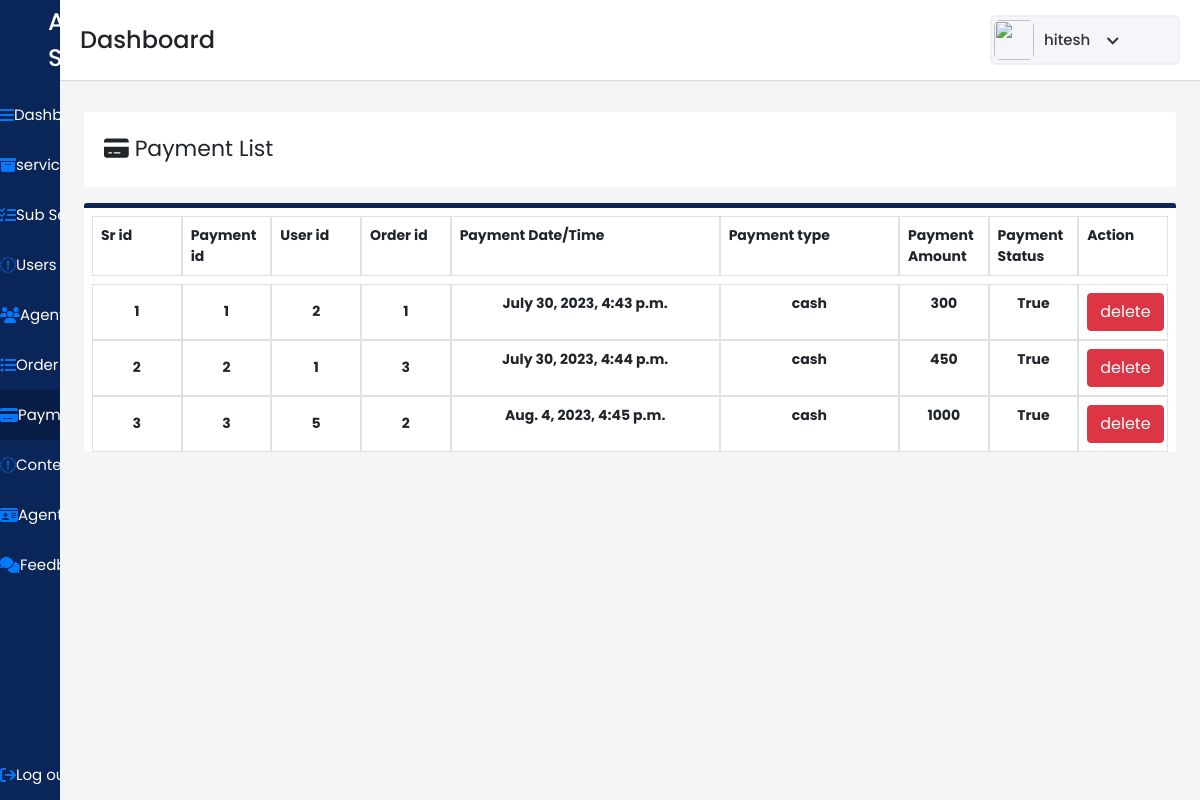
Page /admindash/payment/ (signed in) on the committed database.
### user/models.py (models this page shows)
class Payment(models.Model):
    paymentid=models.IntegerField(primary_key=True)
    userid=models.IntegerField(null=FALSE)
    orderid=models.IntegerField(null=FALSE)
    amount=models.IntegerField()
    paymentdatetime=models.DateTimeField(null=FALSE)
    paymentstutas=models.BooleanField(max_length=5)

### adminpan/views.py (the view)
# urls.py: path('payment/',views.payment,name='payment'),
@login_required(login_url="/login/")
def payment(request):
    allpayment=Payment.objects.all()
    context={'Payments':allpayment}
    return render(request,"payment.html",context)

### adminpan/templates/payment.html (shortened to what this page needs)
{% load static %}
<!DOCTYPE html>
<html lang="en" dir="ltr">
  <head>
    <link rel="stylesheet" href="{% static "./style.css" %}">
   <link href="{% static "https://unpkg.com/boxicons@2.0.7/css/boxicons.min.css" %}" rel='stylesheet'>
    <link rel="stylesheet" href="{% static "path/to/font-awesome/css/font-awesome.min.css"  %}">
    <link href="{% static "https://cdn.jsdelivr.net/npm/bootstrap@5.1.3/dist/css/bootstrap.min.css"  %}" rel="stylesheet">
    <link href="{% static "https://cdn.jsdelivr.net/npm/bootstrap@5.1.3/dist/css/bootstrap.min.css" %}" rel="stylesheet">
    <link rel="stylesheet" href="{% static "./css/bootstrap.min.css" %}">
    <link href="{% static "https://stackpath.bootstrapcdn.com/bootstrap/4.4.1/css/bootstrap.min.css" %}" rel="stylesheet"/>
  </head>
<body>
  <div class="sidebar">
    <div class="logo-details pl-5">
      <span class="logo_name">All in Services</span>
    </div>
      <ul class="nav-links">
        <li>
          <a href={% url 'adminpan' %} >
            <i class="fa fa-bars" aria-hidden="true"></i>
            <span class="links_name">Dashboard</span>
          </a>
        </li>
        <li>
          <a href={% url 'services' %}>
            <i class="fa fa-archive" aria-hidden="true"></i>
            <span class="links_name">services</span>
        </li>
        <li>
          <a href={% url 'subservices' %}>
            <i class="fa fa-tasks" aria-hidden="true"></i>
            <span class="links_name">Sub Service</span>
        </li>
        <li>
          <a href={% url 'users' %}>
            <i class="fa fa-user-o" aria-hidden="true"></i>
            <span class="links_name">Users</span>
        </li>
        <li>
          <a href={% url 'agent' %}>
            <i class="fa fa-users" aria-hidden="true"></i>
            <span class="links_name">Agent</span>
        </li>
        <li>
          <a href={% url 'order' %}>
            <i class="fa fa-list-ul" aria-hidden="true"></i>
            <span class="links_name">Order list</span>
        </li>
        <li>
          <a href={% url 'payment' %} class="active">
            <i class="fa fa-credit-card-alt" aria-hidden="true"></i>
            <span class="links_name">Payment</span>
          </a>
        </li>
        <li>
          <a href={% url 'contectus' %}>
            <i class="fa fa-envelope-o" aria-hidden="true"></i>
            <span class="links_name">Contect Us</span>
        </li>
        <li>
          <a href={% url 'agentkyc' %}>
            <i class="fa fa-id-card" aria-hidden="true"></i>
            <span class="links_name">Agent KYC</span>
        </li>
        <li>
          <a href={% url 'feedback' %}>
            <i class="fa fa-comments" aria-hidden="true"></i>
            <span class="links_name">Feedback</span>
        </li>
        <li class="log_out">
          {% if request.user.is_authenticated %}
          <a href="{% url 'logout' %}" >
            <i class="fa fa-sign-out" aria-hidden="true"></i>
            <span class="links_name">Log out</span>
          </a>
          {% endif %}
        </li>
      </ul>
    </div>
  <section class="home-section">
    <nav>
      <div class="sidebar-button">
        <span class="dashboard">Dashboard</span>
      </div>
      <div class="profile-details">
        <img src={% static "./images/All_in_one2.png" %} alt="">
        <span class="admin_name">{{user.username}}</span>
        <i class='bx bx-chevron-down' ></i>
      </div>
    </nav>
    <section>
      <section id="users" class="p-4" >
          <div class="users mt-5">
            <div class=" user-title">
            <i class="fa fa-credit-card-alt" aria-hidden="true"></i>
                Payment List
            </div>
          </div>
          <div class="user-list mt-3">
            <div class="row m-2">
              <div class="col-md-1 border p-2">
                <b>Sr id</b>
              </div>
              <div class="col-md-1 border p-2">
                <b>Payment id</b>
              </div>
              <div class="col-md-1 border p-2">
                <b>User id</b>
              </div>
              <div class="col-md-1 border p-2">
                <b>Order id</b>
              </div>
              <div class="col-md-3 border p-2">
                <b>Payment Date/Time</b>
              </div>
              <div class="col-md-2 border p-2 ">
                <b>Payment type</b>
              </div>
              <div class="col-md-1 border p-2 ">
                <b>Payment Amount</b>
              </div>
              <div class="col-md-1 border p-2 ">
                <b>Payment Status</b>
              </div>
              <div class="col-md-1 border p-2 ">
                <b>Action</b>
              </div>
            </div>
                <div class="row ml-2 mb-2 mr-2">
                  {% for payment in Payments %}
                  <div class="col-md-1 border p-3 text-center">
                    <b> {{forloop.counter}}</b>
                  </div>
                  <div class="col-md-1 border p-3 text-center">
                    <b> {{payment.paymentid}}</b>
                  </div>
                  <div class="col-md-1 border p-3 text-center">
                    <b> {{payment.userid}}</b>
                  </div>
                  <div class="col-md-1 border p-3 text-center">
                    <b> {{payment.orderid}}</b>
                  </div>
                  <div class="col-md-3 border p-2 text-center">
                    <b> {{payment.paymentdatetime}}</b>
                  </div>
                  <div class="col-md-2 border p-2 text-center">
                    <b>cash</b>
                  </div>
                  <div class="col-md-1 border p-2 text-center">
                    <b> {{payment.amount}}</b>
                  </div>
                  <div class="col-md-1 border p-2 text-center">
                    <b> {{payment.paymentstutas}}</b>
                  </div>
                  <div class="col-md-1 border p-2 text-center">
                    <a href={% url 'deletedatapayment' payment.paymentid %} method="post" class="d-inline">
                      <input type="submit" class="btn btn-danger" value="delete">
                    </a>
                  </div>
                  {% endfor %}
      </section>
    </section>
</section>
</body>
</html>

### adminpan/static/style.css (style rules this page uses)
* { margin: 0; padding: 0; box-sizing: border-box; font-family: 'Poppins', sans-serif; }
#users .user-list { font-size: 14px !important; }
.sidebar { position: fixed; height: 100%; width: 240px; background: #0A2558; transition: all 0.5s ease; }
.sidebar .logo-details { height: 80px; display: flex; align-items: center; }
.sidebar .logo-details .logo_name { color: #fff; font-size: 24px; font-weight: 500; }
.sidebar .nav-links { margin-top: 10px; }
.sidebar .nav-links li { position: relative; list-style: none; height: 50px; }
.sidebar .nav-links li a { height: 100%; width: 100%; display: flex; align-items: center; text-decoration: none; transition: all 0.4s ease; }
.sidebar .nav-links li a.active { background: #081D45; }
.sidebar .nav-links li a .links_name { color: #fff; font-size: 15px; font-weight: 400; white-space: nowrap; }
.sidebar .nav-links .log_out { position: absolute; bottom: 0; width: 100%; }
.home-section { position: relative; background: #f5f5f5; min-height: 100vh; width: calc(100% - 240px); left: 240px; transition: all 0.5s ease; }
.home-section nav { display: flex; justify-content: space-between; height: 80px; background: #fff; display: flex; align-items: center; position: fixed; width: calc(100% - 240px); left: 240px; z-index: 100; padding: 0 20px; box-shadow: 0 1px 1px rgba(0, 0, 0, 0.1); transition: all 0.5s ease; }
.home-section nav .sidebar-button { display: flex; align-items: center; font-size: 24px; font-weight: 500; }
.home-section nav .profile-details { display: flex; align-items: center; background: #F5F6FA; border: 2px solid #EFEEF1; border-radius: 6px; height: 50px; min-width: 190px; padding: 0 15px 0 2px; }
nav .profile-details img { height: 40px; width: 40px; border-radius: 6px; object-fit: cover; }
nav .profile-details .admin_name { font-size: 15px; font-weight: 500; color: #333; margin: 0 10px; white-space: nowrap; }
nav .profile-details i { font-size: 25px; color: #333; }
#users { margin-top: 40px; position: absolute; background: #f5f5f5; width: 100%; }
#users .user-title { background-color: white; border-radius: 3px; height: 75px; padding: 20px; font-size: 22px; }
#users .user-list { background-color: white; border-radius: 3px; border-top: 5px solid #0a2558; }
@media (max-width: 1240px) { .sidebar { width: 60px; } }
@media (max-width: 1240px) { .home-section { width: calc(100% - 60px); left: 60px; } }
@media (max-width: 1240px) { .home-section nav { width: calc(100% - 60px); left: 60px; } }

### rows in the picture
Payment: paymentid "1", userid "2", orderid "1", paymentdatetime "July 30, 2023, 4:43 p.m.", amount "300", paymentstutas "True"
Payment: paymentid "2", userid "1", orderid "3", paymentdatetime "July 30, 2023, 4:44 p.m.", amount "450", paymentstutas "True"
Payment: paymentid "3", userid "5", orderid "2", paymentdatetime "Aug. 4, 2023, 4:45 p.m.", amount "1000", paymentstutas "True"

### other values in the picture
{{ user.username }} "hitesh"
